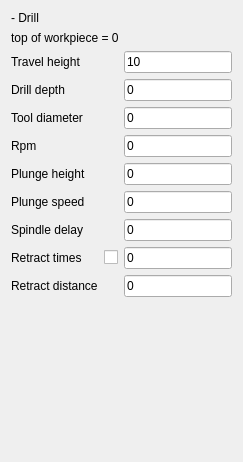
                     <widget class="QWidget" name="page_3">
                      <layout class="QGridLayout" name="gridLayout_16">
                       <item row="0" column="0">
                        <layout class="QGridLayout" name="gridLayout_15">
                         <item row="9" column="2">
                          <widget class="QLineEdit" name="lineEdit_retract_times_drill">
                           <property name="text">
                            <string>0</string>
                           </property>
                          </widget>
                         </item>
                         <item row="4" column="2">
                          <widget class="QLineEdit" name="lineEdit_tooldiameter_drill">
                           <property name="text">
                            <string>0</string>
                           </property>
                          </widget>
                         </item>
                         <item row="8" column="2">
                          <widget class="QLineEdit" name="lineEdit_spindledelay_drill">
                           <property name="text">
                            <string>0</string>
                           </property>
                          </widget>
                         </item>
                         <item row="9" column="1">
                          <widget class="QCheckBox" name="checkBox_use_retract_drill">
                           <property name="text">
                            <string/>
                           </property>
                          </widget>
                         </item>
                         <item row="6" column="2">
                          <widget class="QLineEdit" name="lineEdit_plungeheight_drill">
                           <property name="text">
                            <string>0</string>
                           </property>
                          </widget>
                         </item>
                         <item row="7" column="0">
                          <widget class="QLabel" name="label_60">
                           <property name="text">
                            <string>Plunge speed</string>
                           </property>
                          </widget>
                         </item>
                         <item row="10" column="0">
                          <widget class="QLabel" name="label_48">
                           <property name="text">
                            <string>Retract distance</string>
                           </property>
                          </widget>
                         </item>
                         <item row="6" column="0">
                          <widget class="QLabel" name="label_8">
                           <property name="text">
                            <string>Plunge height</string>
                           </property>
                          </widget>
                         </item>
                         <item row="9" column="0">
                          <widget class="QLabel" name="label_43">
                           <property name="text">
                            <string>Retract times</string>
                           </property>
                          </widget>
                         </item>
                         <item row="0" column="0" colspan="3">
                          <widget class="QLabel" name="label_46">
                           <property name="text">
                            <string>- Drill</string>
                           </property>
                          </widget>
                         </item>
                         <item row="2" column="2">
                          <widget class="QLineEdit" name="lineEdit_travelheight_drill">
                           <property name="text">
                            <string>10</string>
                           </property>
                          </widget>
                         </item>
                         <item row="5" column="0">
                          <widget class="QLabel" name="label_65">
                           <property name="text">
                            <string>Rpm</string>
                           </property>
                          </widget>
                         </item>
                         <item row="8" column="0">
                          <widget class="QLabel" name="label_67">
                           <property name="text">
                            <string>Spindle delay</string>
                           </property>
                          </widget>
                         </item>
                         <item row="3" column="0">
                          <widget class="QLabel" name="label_88">
                           <property name="text">
                            <string>Drill depth</string>
                           </property>
                          </widget>
                         </item>
                         <item row="3" column="2">
                          <widget class="QLineEdit" name="lineEdit_workheight_drill">
                           <property name="text">
                            <string>0</string>
                           </property>
                          </widget>
                         </item>
                         <item row="2" column="0">
                          <widget class="QLabel" name="label_50">
                           <property name="text">
                            <string>Travel height</string>
                           </property>
                          </widget>
                         </item>
                         <item row="7" column="2">
                          <widget class="QLineEdit" name="lineEdit_plungespeed_drill">
                           <property name="text">
                            <string>0</string>
                           </property>
                          </widget>
                         </item>
                         <item row="4" column="0">
                          <widget class="QLabel" name="label_66">
                           <property name="text">
                            <string>Tool diameter</string>
                           </property>
                          </widget>
                         </item>
                         <item row="10" column="2">
                          <widget class="QLineEdit" name="lineEdit_retract_distance_drill">
                           <property name="text">
                            <string>0</string>
                           </property>
                          </widget>
                         </item>
                         <item row="5" column="2">
                          <widget class="QLineEdit" name="lineEdit_rpm_drill">
                           <property name="text">
                            <string>0</string>
                           </property>
                          </widget>
                         </item>
                         <item row="1" column="0" colspan="3">
                          <widget class="QLabel" name="label_58">
                           <property name="text">
                            <string>top of workpiece = 0</string>
                           </property>
                          </widget>
                         </item>
                        </layout>
                       </item>
                       <item row="1" column="0">
                        <spacer name="verticalSpacer">
                         <property name="orientation">
                          <enum>Qt::Vertical</enum>
                         </property>
                         <property name="sizeHint" stdset="0">
                          <size>
                           <width>20</width>
                           <height>154</height>
                          </size>
                         </property>
                        </spacer>
                       </item>
                      </layout>
                     </widget>
